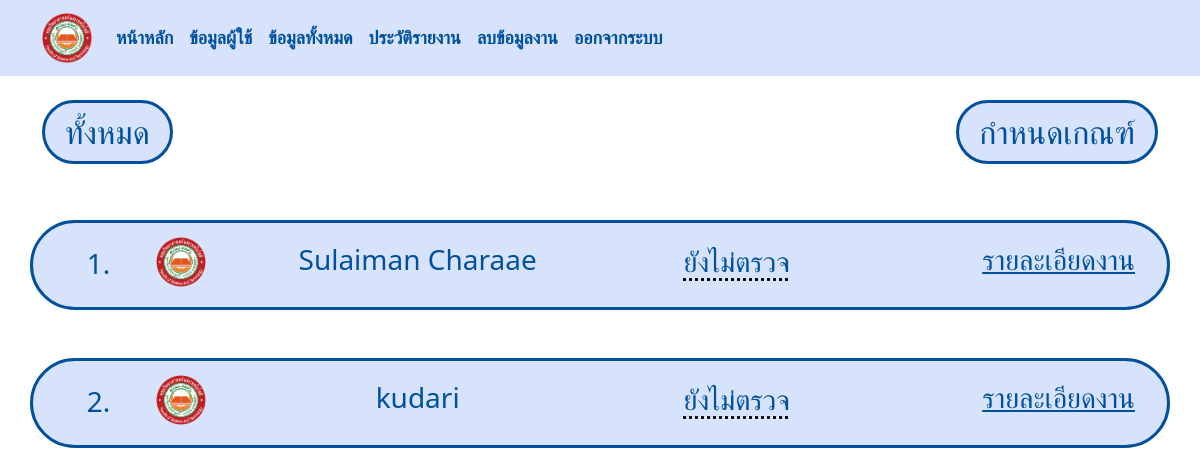
The app's page /informationstaff/ (signed in) with its own data.
### managesystem/models.py (models this page shows, shortened)
class Employee(models.Model):
    username = models.OneToOneField(User, on_delete=models.CASCADE)
    POSITION_CHOICES = [
        ('Dean', 'Dean'),
        ('Lecturer', 'Lecturer'),
        ('Researcher', 'Researcher'),
    ]
    position = models.CharField(max_length=50, choices=POSITION_CHOICES)
    profile = models.FileField(upload_to='profile/', blank=True, null=True)

### managesystem/views.py (the view)
# urls.py: path('informationstaff/',views.informationstaff_view,name='informationstaff'),
@login_required
def informationstaff_view(request):
    selected_position = request.GET.get('position', None)
    if selected_position is None:
        employees = Employee.objects.all()
    else:
        employees = Employee.objects.filter(position=selected_position)
    context = {
        "employees": employees,
        'position' : selected_position
    }
    return render(request, "informationstaff.html", context)

### templates/informationstaff.html (shortened to what this page needs)
{% include "navbar.html" %}
<!DOCTYPE html>
<html lang="en">
<head>
    {% load static %}
    <link rel="stylesheet" href="{% static 'css/informationstaff.css' %}">
</head>
<body>
    <div class="container">
        <div class="row mt-4">
            <div class="col-6 col-lg-6 d-flex justify-content-start">
                {% if position == 'Dean' %}
                <h2 class="color">คณบดี</h2>
                {% elif position == 'Lecturer' %}
                <h2 class="color">รองคณบดี</h2>
                {% elif position == 'Researcher' %}
                <h2 class="color">อาจารย์</h2>
                {% else %}
                <h2 class="color">ทั้งหมด</h2>
                {% endif %}
            </div>
            <div class="col-6 col-lg-6 d-flex justify-content-end">
                <a id="formreport-link" class="h2 color1" href="{% url 'formreport' %}">กำหนดเกณฑ์</a>
            </div>
        </div>
        {% for text in employees %}
        <div class="row mt-5 infor">
            <div class="col-1 d-flex justify-content-center h3">
                <h3 class="mt-1 dynamicNumber">1.</h3>
            </div>
            {% if text.profile  %}
            <div class="col-1 d-flex justify-content">
                <img class="mt-1" src="{{ text.profile.url }}" alt="50*50">
            </div>
            {% else %}
            <div class="col-1 d-flex justify-content">
                <img class="mt-1" src="{% static 'images/ftu_logo-removebg-preview.png' %}" alt="50*50">
            </div>
            {% endif %}
            <div class="col-4">
                <h3 class="d-flex justify-content-center">{{text.username.first_name}} {{text.username.last_name}}</h3>
            </div>
            <div class="custom-dropdown col-3 h3 d-flex justify-content-center" data-employee-id="{{ text.id }}">
                <div class="selected-option">Select Status</div>
            </div>
            <div class="col-3">
                <a class="h3 d-flex justify-content-end" href="{% url 'report' text.id %}">รายละเอียดงาน</a>
            </div>
        </div>
        {% endfor %}
    </div>
</body>
</html>

### static/css/informationstaff.css (style rules this page uses)
h1,h2,h3,h4,h5,h6,p,a { color: #00509D; }
.color { background-color: #D7E3FC; border-radius: 50px; padding: 10px 20px; border: 3px solid #00509D; }
.color1 { text-decoration: none; background-color: #D7E3FC; border-radius: 50px; padding: 10px 20px; border: 3px solid #00509D; }
.infor { text-decoration: none; background-color: #D7E3FC; border-radius: 50px; padding: 10px 20px; border: 3px solid #00509D; }
.infor h3 { margin-top: 10px; }
.infor .h3 { margin-top: 10px; }
.infor img { width: 50px; height: 50px; border-radius: 50px; }
.custom-dropdown { position: relative; display: inline-block; }
.custom-dropdown .selected-option { color: #00509D; padding: 5px; cursor: pointer; margin-top: -3px; text-underline-offset: 6px; text-decoration: underline dotted black; }

### records on screen
Employee: username.first_name "Sulaiman", username.last_name "Charaae"
Employee: username.first_name "kudari"
